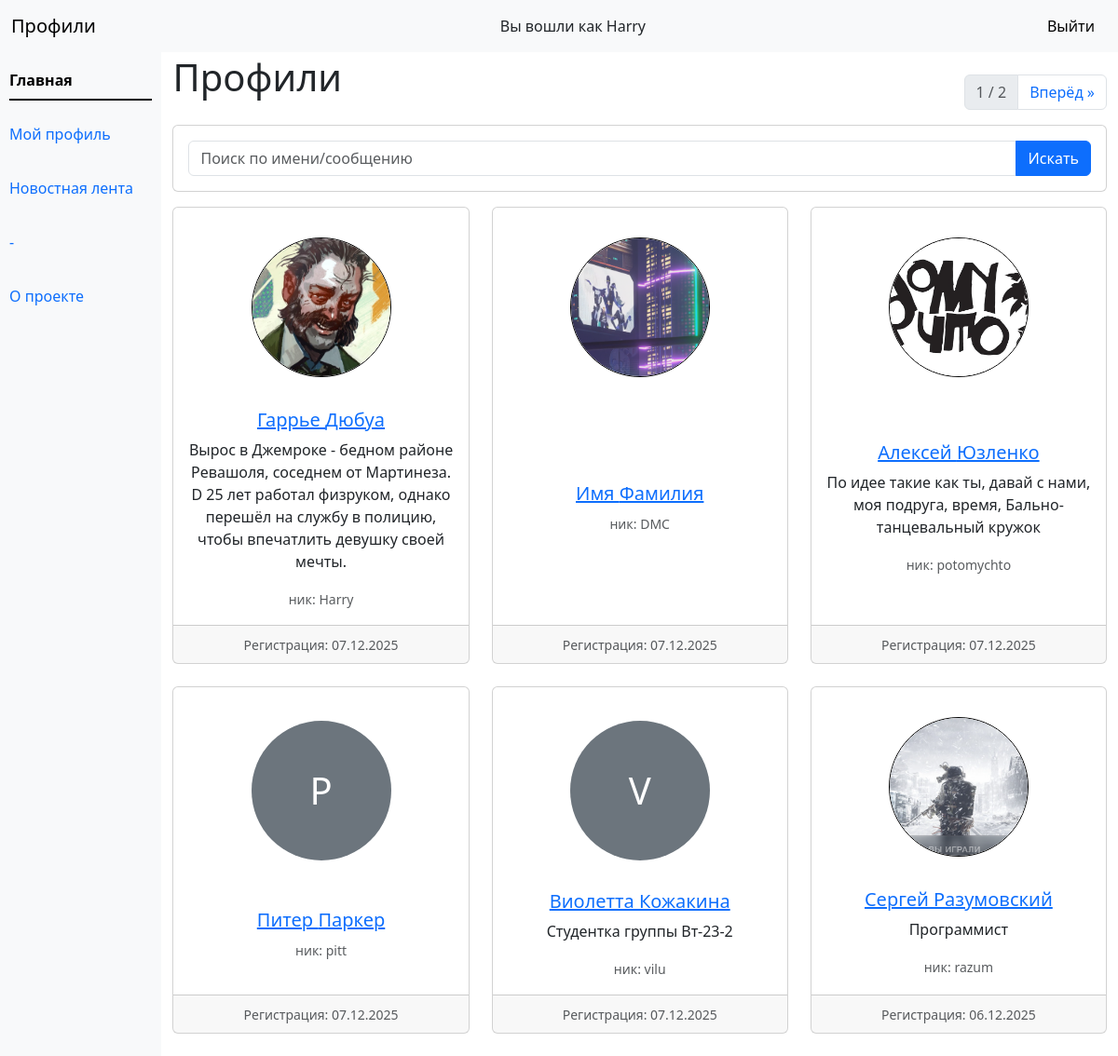
The page / (signed in) on the database its author committed.
### profiles/models.py (models this page shows, shortened)
class DataUser(models.Model):
    fname = models.CharField('Имя', max_length=50)
    lname = models.CharField('Фамилия', max_length=50)
    phone = models.CharField('Телефон', max_length=20)
    birth_date = models.DateField('Дата рождения', null=True, blank=True)
    gender = models.CharField('Пол', max_length=10)
    about = models.TextField('О себе', max_length=300, blank=True, null=True)
    photo = models.ImageField('Фото', upload_to='photos/', null=True, blank=True)
    created_at = models.DateTimeField('Создано', auto_now_add=True)
    user = models.OneToOneField(settings.AUTH_USER_MODEL, on_delete=models.CASCADE,
                             related_name='profile', null=True, blank=True, verbose_name='user')
    class Meta:
        ordering = ['-created_at']
        verbose_name = 'Данные пользователя'
        verbose_name_plural = 'Данные пользователей'

### profiles/views.py (the view)
# urls.py: path('', EntryListView.as_view(), name='profiles'),
class EntryListView(SearchMixin, ListView):
    model = DataUser
    template_name = 'profiles/entry_list.html'
    paginate_by = 6

### profiles/views.py (called while the page is built)
    def get_queryset(self):
        qs = super().get_queryset()
        q = self.request.GET.get('q', '').strip()
        if q:
            qs = qs.filter(Q(fname__icontains=q) | Q(lname__icontains=q))
        return qs

    def get_context_data(self, **kwargs):
        ctx = super().get_context_data(**kwargs)
        ctx['q'] = self.request.GET.get('q', '').strip()
        return ctx

### templates/profiles/entry_list.html (shortened to what this page needs)
{% extends 'base.html' %}
{% block content %}
{% if user.is_authenticated and user.profile %}
<ul  class="nav d-flex justify-content-between align-items-center mb-3">
<h1>Профили</h1>
{% if page_obj.paginator.num_pages > 1 %}
<nav class="d-flex justify-content-center mt-4">
  <ul class="pagination">
    <li class="page-item disabled">
      <span class="page-link">{{ page_obj.number }} / {{ page_obj.paginator.num_pages }}</span>
    </li>
    {% if page_obj.has_next %}
    <li class="page-item">
      <a class="page-link" href="?q={{ q }}&page={{ page_obj.next_page_number }}">Вперёд »</a>
    </li>
    {% endif %}
  </ul>
</nav>
{% endif %}
</ul >
<form method="get" class="card p-3 mb-3">
  <div class="input-group">
    <input type="text" name="q" value="{{ q }}" class="form-control" placeholder="Поиск по имени/сообщению">
    <button type="submit" class="btn btn-primary">Искать</button>
  </div>
</form>
<div class="row" >
  {% for e in page_obj %}
  <div class="col-md-4 mb-4">
    <div class="card h-100 text-center">
      <div style="min-height: 200px;" class="card-body">
        {% if e.photo %}
        <img src="{{ e.photo.url }}" class="rounded-circle mx-auto d-block mt-3" alt="{{ e.fname }} {{ e.lname }}"
          style="width:150px; height:150px; object-fit:cover; border: 1px; border-color: #000000; border-style: solid;">
        {% else %}
        <div class="rounded-circle bg-secondary d-flex align-items-center justify-content-center mx-auto"
          style="width:150px; height:150px; color:white; margin-top: 20px; " role="img">
          <span class="fs-1">{{ e.user.username|slice:":1"|upper }}</span>
        </div>
        {% endif %}
      </div>
      <div class="card-body">
        <h5 class="card-title">
          {% if e.user == user %}
          <a href="/my_prof/">
            {% else %}
            <a href="{% url 'profiles-detail' e.id %}">
              {% endif %}
              {{ e.fname }} {{ e.lname }}
            </a>
        </h5>
        {% if e.about %}
        <p class="card-text">{{ e.about }}</p>
        {% endif %}
        <p class="card-text">
          {% if e.user %}<small class="text-muted">ник: {{ e.user.username }}</small>{% endif %}
        </p>
      </div>
      <div class="card-footer">
        <small class="text-muted">Регистрация: {{ e.created_at|date:'d.m.Y' }}</small>
      </div>
    </div>
  </div>
  {% empty %}
  <p>Нет информации</p>
  {% endfor %}
</div>
{% else %}
<div class="alert alert-warning" role="alert">
  У вас нет профиля. Пожалуйста, создайте его <a href="{% url 'profiles-create' %}">Создать профиль</a>.
</div>
{% endif %}
{% endblock %}

### templates/base.html (shortened to what this page needs)
<!doctype html>
<html lang="ru">
<header class="topbar">
  <nav class="navbar navbar-expand-lg bg-body-tertiary">
    <div class="container-fluid">
      <a class="navbar-brand" href="{% url 'profiles' %}">Профили</a>
      {% if user.is_authenticated %}
      <span>Вы вошли как {{ user.username }}</span>
      <form action="{% url 'logout' %}" method="post" style="display:inline;">
        <button type="submit" class="btn btn-light">
          Выйти
        </button>
      </form>
      {% else %}
      <ul class="nav nav-tabs">
        <a class="nav-link" href="{% url 'login' %}">Войти</a>
        <a class="nav-link" href="{% url 'signup' %}">Регистрация</a>
        {% endif %}
    </div>
  </nav>
</header>
<head>
  <link rel="stylesheet" href="/static/bootstrap/css/bootstrap.css">
</head>
<body>
  <div class="page">
    <div class="sidebar">
      <ul class="nav nav-underline flex-column mb-auto">
        <li class="nav-item">
          <a class="nav-link {% if request.resolver_match.url_name == 'profiles' %}active{% endif %}"
            aria-current="{% if request.resolver_match.url_name == 'profiles' %}page{% endif %}"
            href="{% url 'profiles' %}">Главная</a>
        </li>
        <li class="nav-item">
          <a class="nav-link {% if request.resolver_match.url_name == 'my_prof' %}active{% endif %}"
            aria-current="{% if request.resolver_match.url_name == 'my_prof' %}page{% endif %}" href="/my_prof/">Мой
            профиль</a>
        </li>
        <li class="nav-item">
          <a class="nav-link {% if request.resolver_match.url_name == 'blog' %}active{% endif %}"
            aria-current="{% if request.resolver_match.url_name == 'blog' %}page{% endif %}" href="/blog/">Новостная лента</a>
        </li>
        <li class="nav-item">
          <a class="nav-link" href="#">-</a>
        </li>
        <li class="nav-item">
          <a class="nav-link {% if request.resolver_match.url_name == 'about' %}active{% endif %}"
            aria-current="{% if request.resolver_match.url_name == 'about' %}page{% endif %}" href="/about/">О
            проекте</a>
        </li>
      </ul>
    </div>
    <main class="container">
      {% block content %}{% endblock %}
    </main>
  </div>
</body>
</html>

### rows shown on the page
DataUser: photo (picture), fname "Гаррье", lname "Дюбуа", about "Вырос в Джемроке - бедном районе Ревашоля, соседнем от Мартинеза. D 25 лет работал физруком, однако перешёл на службу в полицию, чтобы впечатлить девушку своей мечты.", user.username "Harry", created_at "07.12.2025"
DataUser: photo (picture), fname "Имя", lname "Фамилия", user.username "DMC", created_at "07.12.2025"
DataUser: photo (picture), fname "Алексей", lname "Юзленко", about "По идее такие как ты, давай с нами, моя подруга, время, Бально-танцевальный кружок", user.username "potomychto", created_at "07.12.2025"
DataUser: user.username "P", fname "Питер", lname "Паркер", user.username "pitt", created_at "07.12.2025"
DataUser: user.username "V", fname "Виолетта", lname "Кожакина", about "Студентка группы Вт-23-2", user.username "vilu", created_at "07.12.2025"
DataUser: photo (picture), fname "Сергей", lname "Разумовский", about "Программист", user.username "razum", created_at "06.12.2025"

### other values the page prints
{{ user.username }} "Harry"
{{ page_obj.number }} "1"
{{ page_obj.paginator.num_pages }} "2"
